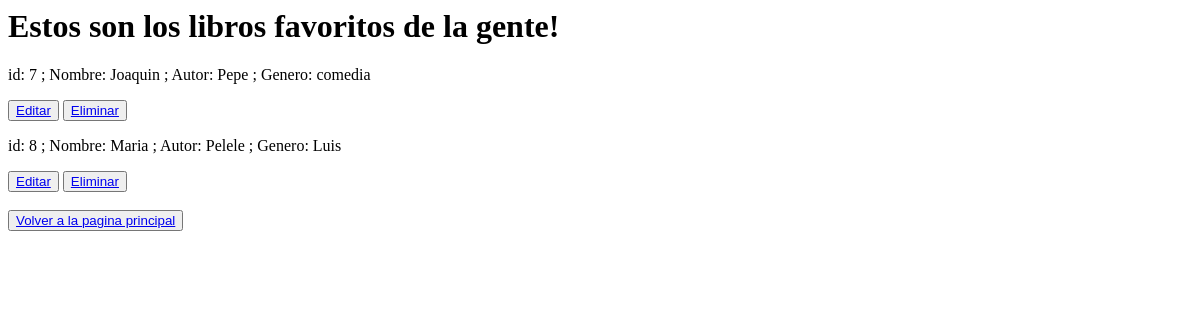
The page /librolist (signed in) on the database as committed earlier.
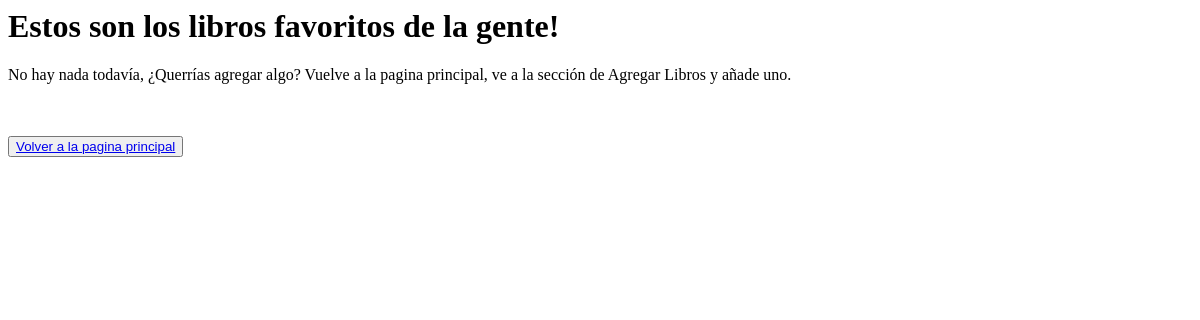
The same page on the database as committed later.
### AppBlog/models.py (models this page shows, shortened)
class Libros(models.Model):
    nombre = models.CharField(max_length=40)
    autor = models.CharField(max_length=40)
    genero = models.CharField(max_length=40)

### AppBlog/views.py (the view)
# urls.py: path('librolist', LibrosList.as_view(), name = 'List Libros'),
class LibrosList (LoginRequiredMixin,ListView):
    model = Libros
    template_name = 'list_libros.html'

### AppBlog/Templates/list_libros.html
<h1>Estos son los libros favoritos de la gente!</h1>
<tbody>
    {% if object_list %}
    {% for Libros in object_list %}
        <p> id: {{Libros.id}} ;
        Nombre: {{Libros.nombre}} ; Autor: {{Libros.autor}} ; Genero: {{Libros.genero}} </p>
        {% if request.user == post.owner or request.user.is_superuser%}
        <button>
            <a href="{% url 'Actualizar Libro'  Libros.id %}">Editar</a>
        </button>
        <button>
            <a href="{% url 'Eliminar Libro'  Libros.id %}">Eliminar</a>
        </button>
        {% endif %}
    {% endfor %}
    {% else %}
    <p> No hay nada todavía, ¿Querrías agregar algo? Vuelve a la pagina principal, ve a la sección de Agregar Libros y añade uno. </p>
    {% endif %}
    <br><br>
    <button>
        <a href='{% url 'Home' %}' >Volver a la pagina principal</a>
    </button>

Rows that differ between the two databases and show on the page:
removed Libros: id "7", nombre "Joaquin", autor "Pepe", genero "comedia"
removed Libros: id "8", nombre "Maria", autor "Pelele", genero "Luis"
Other text that changed with them:
text now shown: "No hay nada todavía, ¿Querrías agregar algo? Vuelve a la pagina principal, ve a la sección de Agregar Libros y añade uno."
